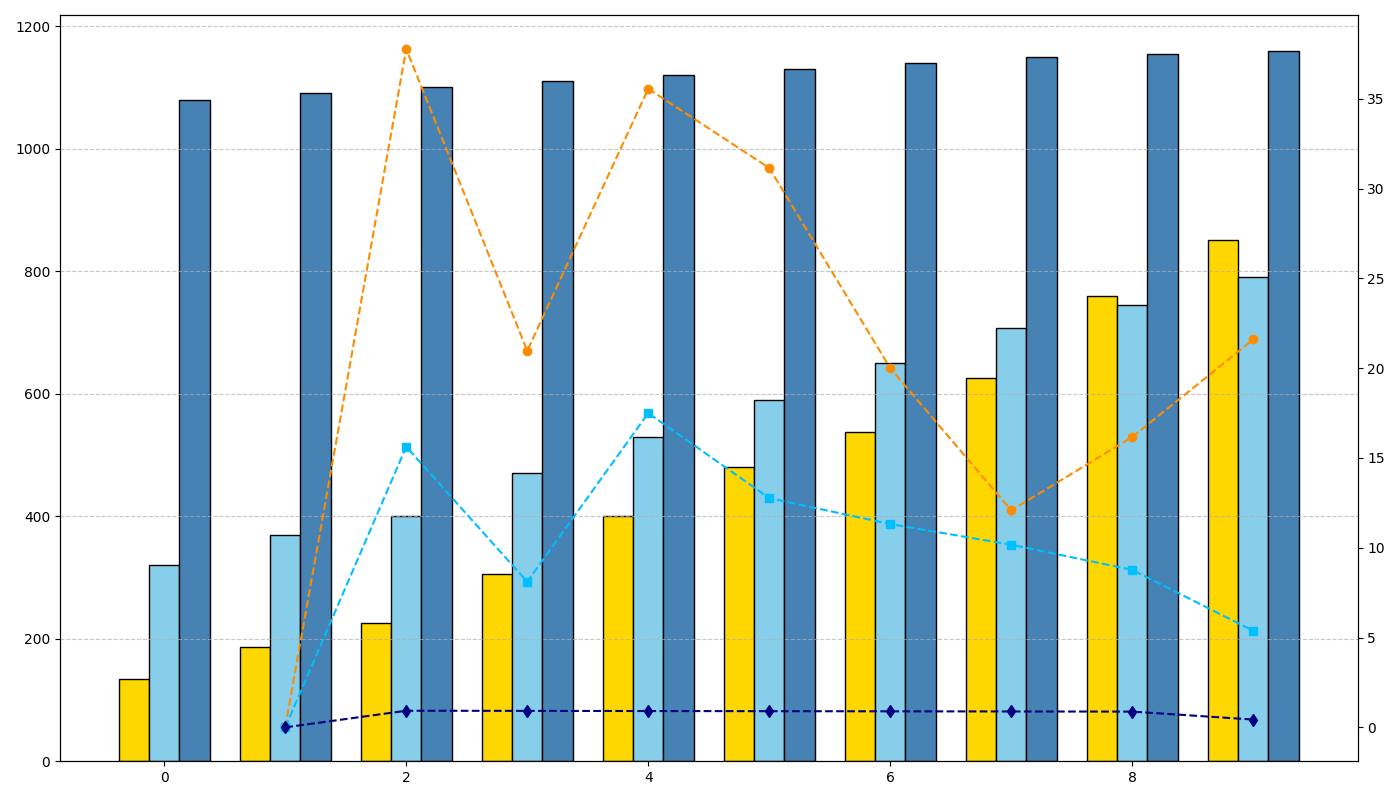

Source code (Python):
import matplotlib.pyplot as plt
import numpy as np

years = np.array([2013, 2014, 2015, 2016, 2017, 2018, 2019, 2020, 2021, 2022])

solar_capacity = np.array([135, 186, 225, 305, 400, 480, 538, 625, 760, 850])
wind_capacity = np.array([320, 370, 400, 470, 530, 590, 650, 707, 745, 790])
hydro_capacity = np.array([1080, 1090, 1100, 1110, 1120, 1130, 1140, 1150, 1155, 1160])

fig, ax1 = plt.subplots(figsize=(14, 8))

bar_width = 0.25
bar_positions = np.arange(len(years))

ax1.bar(bar_positions - bar_width, solar_capacity, width=bar_width, color='gold', edgecolor='black')
ax1.bar(bar_positions, wind_capacity, width=bar_width, color='skyblue', edgecolor='black')
ax1.bar(bar_positions + bar_width, hydro_capacity, width=bar_width, color='steelblue', edgecolor='black')

solar_increase = np.roll(np.diff(solar_capacity)/solar_capacity[:-1]*100, 1)
wind_increase = np.roll(np.diff(wind_capacity)/wind_capacity[:-1]*100, 1)
hydro_increase = np.roll(np.diff(hydro_capacity)/hydro_capacity[:-1]*100, 1)

solar_increase[0] = 0
wind_increase[0] = 0
hydro_increase[0] = 0

ax2 = ax1.twinx()

ax2.plot(bar_positions[1:], solar_increase, color='darkorange', marker='o', linestyle='--', linewidth=1.5)
ax2.plot(bar_positions[1:], wind_increase, color='deepskyblue', marker='s', linestyle='--', linewidth=1.5)
ax2.plot(bar_positions[1:], hydro_increase, color='navy', marker='d', linestyle='--', linewidth=1.5)

ax1.yaxis.grid(True, linestyle='--', alpha=0.7)

plt.tight_layout()

plt.show()
